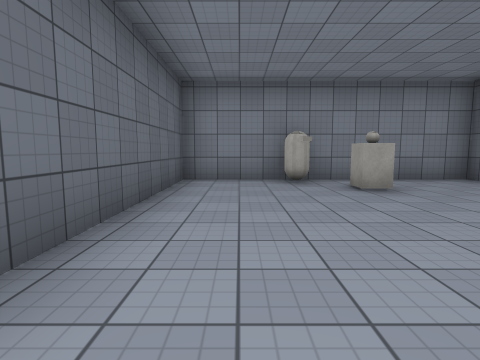
View 1 (above)

23 first-person views from a walk through a 3-D level made in the Unity game engine. The camera is 1.3 m above the floor, tilts 6° down and sees 80° across. The floor is counted in squares, 2 m on a side. Each view is taken from the middle of a square. On the plan, view 1 faces up. The plan holds only what a view shows up to about 9 squares ahead; the rest is blank. The place goes on beyond the plan. The player is left out. Door leaves are left out, so doorways stand open. Surface patterns are stand-ins for the level's own textures.

View 2
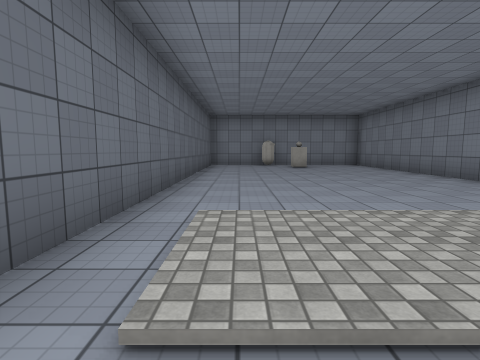

View 3
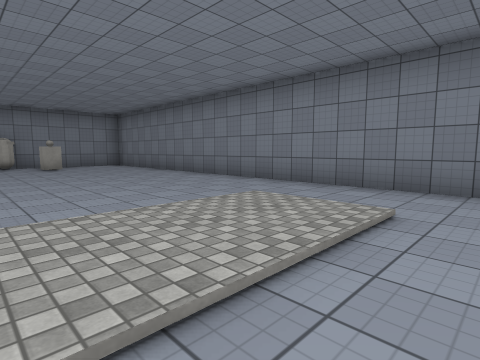

View 4
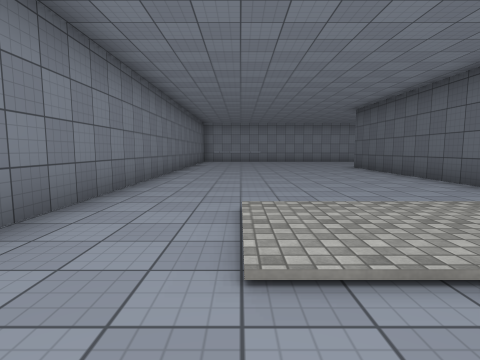

View 5
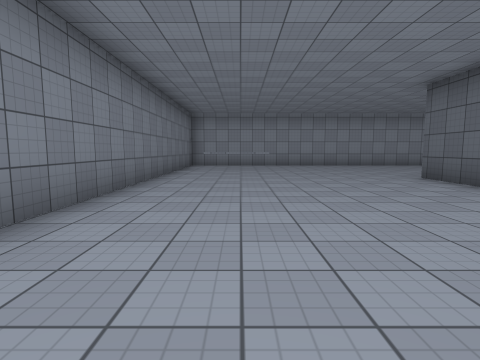

View 6
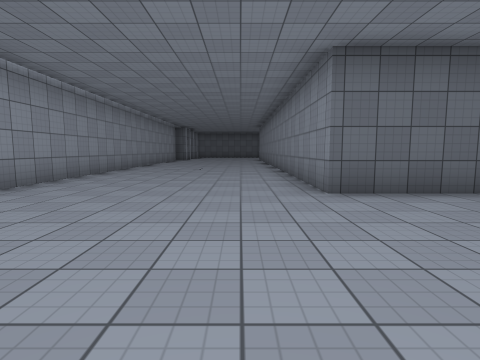

View 7
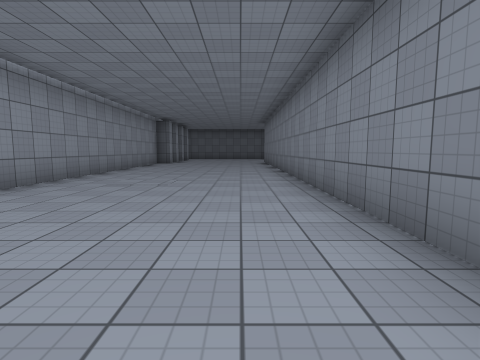

View 8
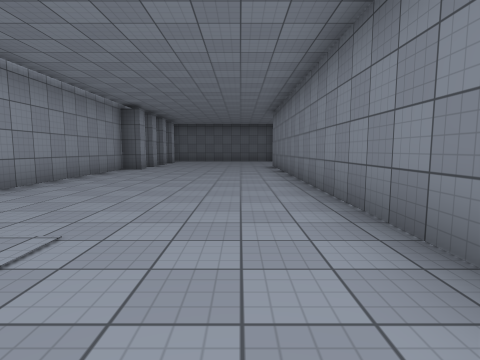

View 9
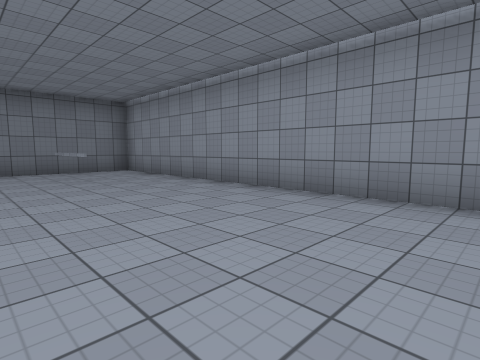

View 10
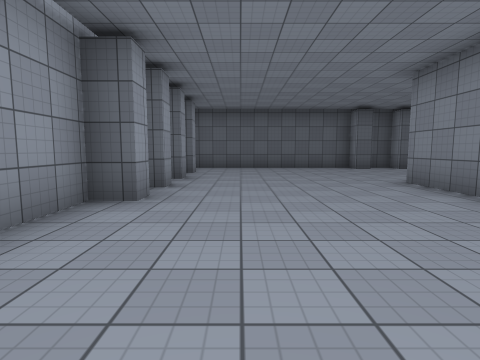

View 11
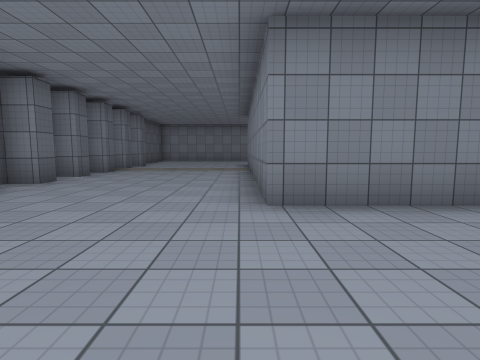

View 12
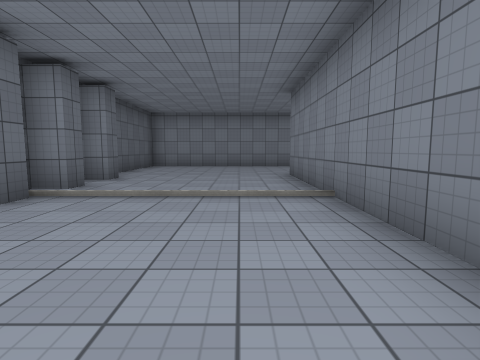

View 13
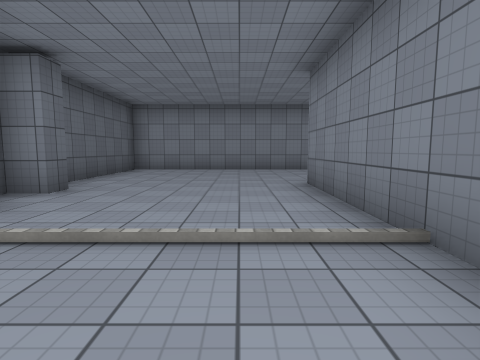

View 14
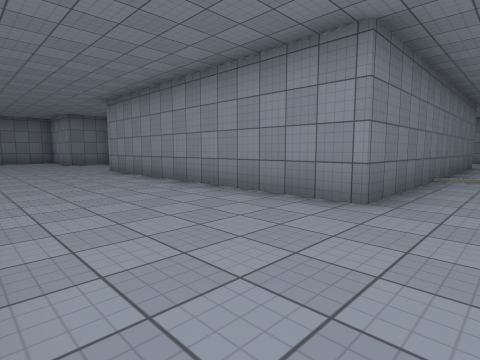

View 15
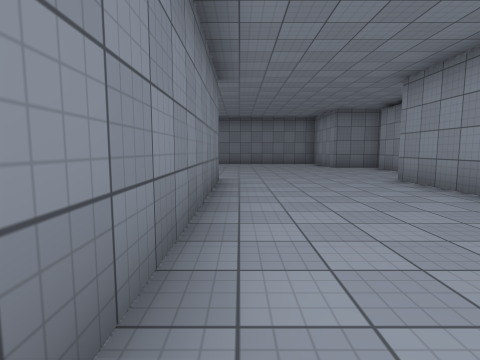

View 16
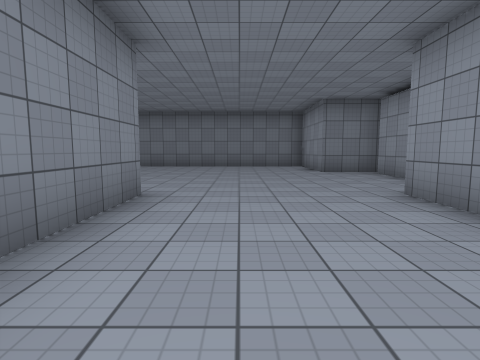

View 17
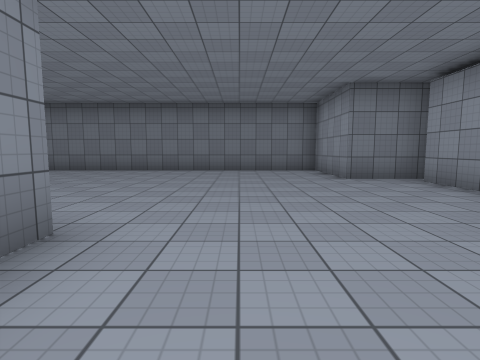

View 18
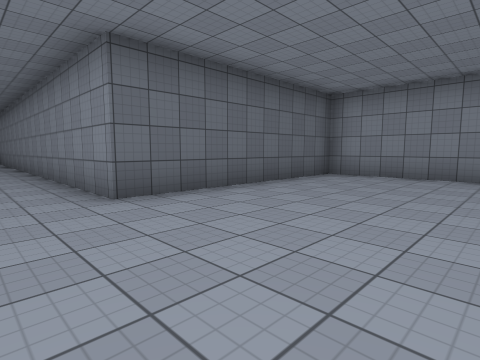

View 19
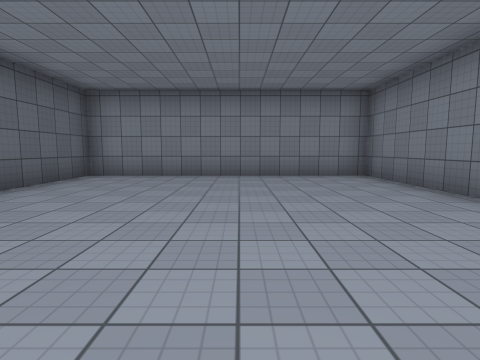

View 20
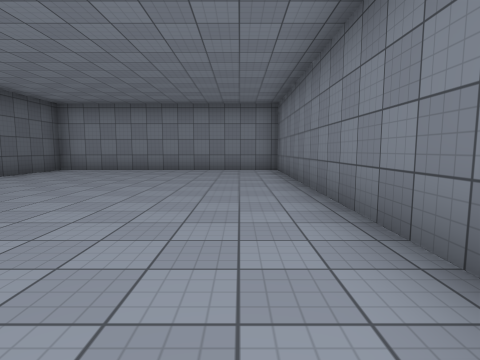

View 21
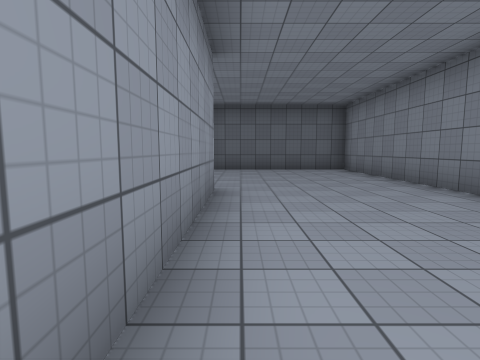

View 22
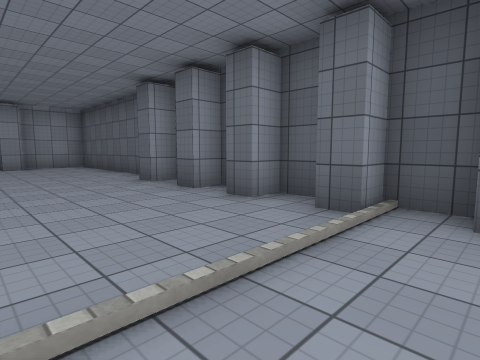

View 23
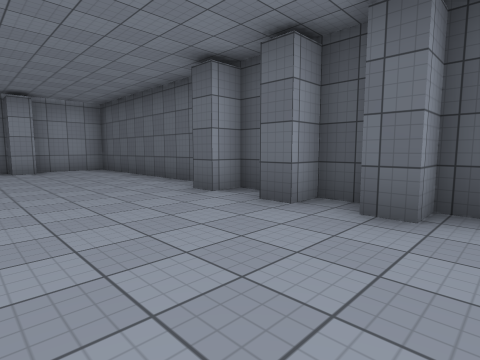

### Floor plan
Points are (right, up) in squares from view 1. A wall is a line through its corners. A room is listed if a view was taken in it or the views show most of it. See-through windows are left out.
Room 1 (views 1, 2, 3, 4, 5, 6, 7, 8, 9)
walls: (-1.2, -7) (-1.2, -12.7) (-7.5, -12.7); (2, -15.8) (4.2, -15.8); (5, -15.4) (5, 3.1); (5, 5.9) (5, 6.3) (-1.2, 6.3) (-1.2, -4.6); (-8.9, -17.9) (1.5, -17.9)
ways out: opening at (-8.5, -16) to room 2; open door at (-7.9, -17.6) to room 2; open door at (-1, 0.5) to room 2; open door at (-1, 3.5) to room 2; open door at (-0.6, -5.4) to room 2; opening at (2.5, -17) to room 3; opening at (4, -16) to room 3; open door at (5, -14) to room 3; open door at (-4.5, -13); open door at (-1, -12); open door at (4.8, -6.1); open door at (5, 0.5); open door at (5, 3)
objects: other object (1, 6); block (2, 5)
Room 2 (views 10, 11, 12, 13, 14, 15, 16, 17, 18, 19, 20, 21, 22, 23)
walls: (-6.5, -4.8) (-5.1, -4.8); (-4.5, -5.2) (-4.5, -3.4) (-1.9, -3.4); (-20.9, -4.2) (-20.9, -4.8); (-20.9, -5.6) (-20.9, -6.3) (-21.5, -6.3) (-21.5, -7.1) (-20.9, -7.1) (-20.9, -7.7); (-21.5, 0.1) (-21.5, -3.3); (-8.9, -12.7) (-16.7, -12.7) (-16.7, -3.4) (-8.8, -3.4); (-1.8, -1.6) (-1.8, 6.3) (-8.8, 6.3) (-8.8, 0.5) (-21.1, 0.5); (-21.5, -8) (-21.5, -8.6) (-20.9, -8.6) (-20.9, -9.2) (-21.5, -9.2) (-21.5, -10); (-20.9, -10) (-20.9, -10.5) (-21.5, -10.5) (-21.5, -11.5) (-20.9, -11.5) (-20.9, -12); (-21.5, -12.8) (-21.5, -17.4); (-15.1, -17.3) (-14.6, -17.3) (-14.6, -17.9) (-8.9, -17.9); (-16.5, -17.3) (-15.9, -17.3); (-18, -17.3) (-17.5, -17.3); (-19.6, -17.3) (-19.1, -17.3) (-19.1, -18); (-20.9, -17.9) (-19.6, -17.9)
ways out: opening at (-8.5, -16) to room 1; open door at (-7.9, -17.6) to room 1; open door at (-1, 0.5) to room 1; open door at (-1, 3.5) to room 1; open door at (-0.6, -5.4) to room 1; open door at (-17, -12); open door at (-17, -7); open door at (-11.2, -13.5)
Room 3 (no view inside)
walls: (1.5, -17.9) (5, -17.9) (5, -15.4)
ways out: opening at (2.5, -17) to room 1; opening at (4, -16) to room 1; open door at (5, -14) to room 1

Positions as (right, up) in squares from view 1, and headings:
1: (0, 0), facing up
2: (0, -6), facing up
3: (0, -6), facing up-right
4: (3, -2), facing down
5: (3, -6), facing down
6: (3, -14), facing left
7: (-1, -14), facing left
8: (-5, -14), facing left
9: (-4, -14), facing down-right
10: (-11, -16), facing left
11: (-17, -16), facing up
12: (-18, -11), facing up
13: (-18, -9), facing up
14: (-18, 0), facing down-right
15: (-15, 0), facing right
16: (-13, -1), facing right
17: (-11, -1), facing right
18: (-5, -1), facing up-left
19: (-5, -1), facing up
20: (-3, -3), facing up
21: (-12, -3), facing left
22: (-18, -6), facing down-left
23: (-18, -8), facing down-left
